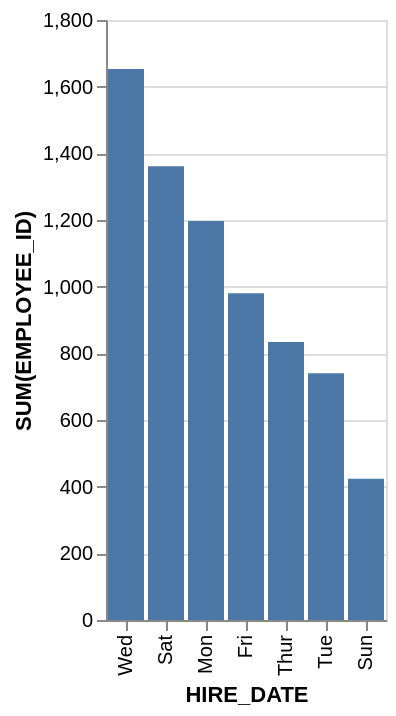

The Vega-Lite source for this figure:
### Vega-Lite specification from a JSON file in a GitHub repository (floating-point values rounded to 4 significant figures)
{"data": {"values": [{"x_data": "Wed", "y_data": 1653}, {"x_data": "Sat", "y_data": 1361}, {"x_data": "Mon", "y_data": 1197}, {"x_data": "Fri", "y_data": 980}, {"x_data": "Thur", "y_data": 834}, {"x_data": "Tue", "y_data": 740}, {"x_data": "Sun", "y_data": 424}]}, "mark": "bar", "encoding": {"x": {"field": "x_data", "type": "nominal", "title": "HIRE_DATE", "sort": {"op": "sum", "field": "y_data", "order": "descending"}}, "y": {"field": "y_data", "type": "quantitative", "title": "SUM(EMPLOYEE_ID)"}}}
